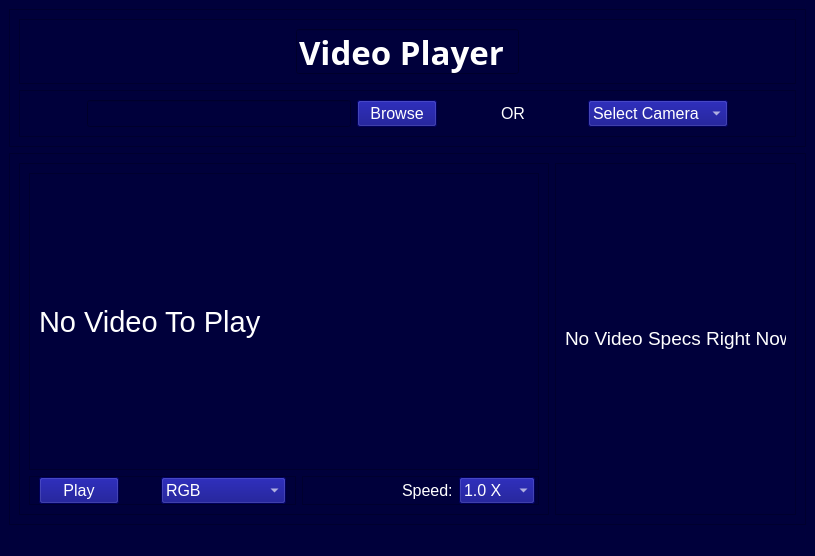
<?xml version="1.0" encoding="UTF-8"?>
<ui version="4.0">
 <class>VidPlayerMain</class>
 <widget class="QMainWindow" name="VidPlayerMain">
  <property name="geometry">
   <rect>
    <x>0</x>
    <y>0</y>
    <width>815</width>
    <height>556</height>
   </rect>
  </property>
  <property name="windowTitle">
   <string>Video Player</string>
  </property>
  <property name="styleSheet">
   <string notr="true">background-color: rgb(0, 0, 59);</string>
  </property>
  <property name="tabShape">
   <enum>QTabWidget::Rounded</enum>
  </property>
  <widget class="QWidget" name="centralwidget">
   <layout class="QVBoxLayout" name="verticalLayout">
    <item>
     <widget class="QFrame" name="frame">
      <property name="sizePolicy">
       <sizepolicy hsizetype="Preferred" vsizetype="Fixed">
        <horstretch>0</horstretch>
        <verstretch>0</verstretch>
       </sizepolicy>
      </property>
      <property name="frameShape">
       <enum>QFrame::StyledPanel</enum>
      </property>
      <property name="frameShadow">
       <enum>QFrame::Sunken</enum>
      </property>
      <property name="lineWidth">
       <number>5</number>
      </property>
      <property name="midLineWidth">
       <number>4</number>
      </property>
      <layout class="QVBoxLayout" name="verticalLayout_2">
       <item>
        <widget class="QFrame" name="frame_3">
         <property name="frameShape">
          <enum>QFrame::StyledPanel</enum>
         </property>
         <property name="frameShadow">
          <enum>QFrame::Raised</enum>
         </property>
         <layout class="QGridLayout" name="gridLayout">
          <item row="0" column="0">
           <widget class="QLineEdit" name="lineEdit">
            <property name="maximumSize">
             <size>
              <width>223</width>
              <height>45</height>
             </size>
            </property>
            <property name="font">
             <font>
              <family>MS Gothic</family>
              <pointsize>25</pointsize>
              <weight>75</weight>
              <bold>true</bold>
             </font>
            </property>
            <property name="styleSheet">
             <string notr="true">color: rgb(255, 255, 255);</string>
            </property>
            <property name="text">
             <string>Video Player</string>
            </property>
            <property name="readOnly">
             <bool>true</bool>
            </property>
           </widget>
          </item>
         </layout>
        </widget>
       </item>
       <item>
        <widget class="QFrame" name="inputframe">
         <property name="frameShape">
          <enum>QFrame::StyledPanel</enum>
         </property>
         <property name="frameShadow">
          <enum>QFrame::Raised</enum>
         </property>
         <property name="lineWidth">
          <number>10</number>
         </property>
         <property name="midLineWidth">
          <number>10</number>
         </property>
         <layout class="QHBoxLayout" name="horizontalLayout">
          <item>
           <spacer name="horizontalSpacer_3">
            <property name="orientation">
             <enum>Qt::Horizontal</enum>
            </property>
            <property name="sizeType">
             <enum>QSizePolicy::Expanding</enum>
            </property>
            <property name="sizeHint" stdset="0">
             <size>
              <width>40</width>
              <height>20</height>
             </size>
            </property>
           </spacer>
          </item>
          <item>
           <widget class="QLineEdit" name="txtBrowse">
            <property name="sizePolicy">
             <sizepolicy hsizetype="Fixed" vsizetype="Fixed">
              <horstretch>0</horstretch>
              <verstretch>0</verstretch>
             </sizepolicy>
            </property>
            <property name="minimumSize">
             <size>
              <width>264</width>
              <height>0</height>
             </size>
            </property>
            <property name="font">
             <font>
              <pointsize>12</pointsize>
             </font>
            </property>
            <property name="styleSheet">
             <string notr="true">color: rgb(255, 255, 255);</string>
            </property>
            <property name="text">
             <string/>
            </property>
            <property name="readOnly">
             <bool>true</bool>
            </property>
           </widget>
          </item>
          <item>
           <widget class="QPushButton" name="btnBrowse">
            <property name="font">
             <font>
              <pointsize>12</pointsize>
             </font>
            </property>
            <property name="autoFillBackground">
             <bool>false</bool>
            </property>
            <property name="styleSheet">
             <string notr="true">color: rgb(255, 255, 255);
background-color: rgb(0, 0, 127);</string>
            </property>
            <property name="text">
             <string>Browse</string>
            </property>
            <property name="default">
             <bool>false</bool>
            </property>
            <property name="flat">
             <bool>false</bool>
            </property>
           </widget>
          </item>
          <item>
           <spacer name="horizontalSpacer_2">
            <property name="orientation">
             <enum>Qt::Horizontal</enum>
            </property>
            <property name="sizeHint" stdset="0">
             <size>
              <width>40</width>
              <height>20</height>
             </size>
            </property>
           </spacer>
          </item>
          <item>
           <widget class="QLabel" name="label">
            <property name="font">
             <font>
              <pointsize>12</pointsize>
             </font>
            </property>
            <property name="styleSheet">
             <string notr="true">color: rgb(255, 255, 255);</string>
            </property>
            <property name="text">
             <string>OR</string>
            </property>
           </widget>
          </item>
          <item>
           <spacer name="horizontalSpacer">
            <property name="orientation">
             <enum>Qt::Horizontal</enum>
            </property>
            <property name="sizeHint" stdset="0">
             <size>
              <width>40</width>
              <height>20</height>
             </size>
            </property>
           </spacer>
          </item>
          <item>
           <widget class="QComboBox" name="cmbxCamera">
            <property name="sizePolicy">
             <sizepolicy hsizetype="Expanding" vsizetype="Preferred">
              <horstretch>0</horstretch>
              <verstretch>0</verstretch>
             </sizepolicy>
            </property>
            <property name="minimumSize">
             <size>
              <width>140</width>
              <height>0</height>
             </size>
            </property>
            <property name="font">
             <font>
              <pointsize>12</pointsize>
             </font>
            </property>
            <property name="styleSheet">
             <string notr="true">color: rgb(255, 255, 255);
background-color: rgb(0, 0, 127);</string>
            </property>
            <property name="currentIndex">
             <number>0</number>
            </property>
            <property name="modelColumn">
             <number>0</number>
            </property>
            <item>
             <property name="text">
              <string>Select Camera</string>
             </property>
            </item>
           </widget>
          </item>
          <item>
           <spacer name="horizontalSpacer_4">
            <property name="orientation">
             <enum>Qt::Horizontal</enum>
            </property>
            <property name="sizeType">
             <enum>QSizePolicy::Expanding</enum>
            </property>
            <property name="sizeHint" stdset="0">
             <size>
              <width>40</width>
              <height>20</height>
             </size>
            </property>
           </spacer>
          </item>
         </layout>
        </widget>
       </item>
      </layout>
     </widget>
    </item>
    <item>
     <widget class="QFrame" name="frame_2">
      <property name="frameShape">
       <enum>QFrame::StyledPanel</enum>
      </property>
      <property name="frameShadow">
       <enum>QFrame::Sunken</enum>
      </property>
      <layout class="QHBoxLayout" name="horizontalLayout_2">
       <item>
        <widget class="QFrame" name="frame_4">
         <property name="frameShape">
          <enum>QFrame::StyledPanel</enum>
         </property>
         <property name="frameShadow">
          <enum>QFrame::Sunken</enum>
         </property>
         <layout class="QGridLayout" name="gridLayout_2">
          <item row="0" column="0" colspan="2">
           <widget class="QFrame" name="frame_6">
            <property name="frameShape">
             <enum>QFrame::StyledPanel</enum>
            </property>
            <property name="frameShadow">
             <enum>QFrame::Sunken</enum>
            </property>
            <layout class="QHBoxLayout" name="horizontalLayout_6">
             <item>
              <widget class="QLabel" name="lblVideo">
               <property name="sizePolicy">
                <sizepolicy hsizetype="Preferred" vsizetype="Preferred">
                 <horstretch>0</horstretch>
                 <verstretch>0</verstretch>
                </sizepolicy>
               </property>
               <property name="font">
                <font>
                 <pointsize>22</pointsize>
                </font>
               </property>
               <property name="layoutDirection">
                <enum>Qt::LeftToRight</enum>
               </property>
               <property name="styleSheet">
                <string notr="true">color: rgb(255, 255, 255);</string>
               </property>
               <property name="text">
                <string>No Video To Play</string>
               </property>
               <property name="textFormat">
                <enum>Qt::AutoText</enum>
               </property>
              </widget>
             </item>
            </layout>
           </widget>
          </item>
          <item row="1" column="0">
           <widget class="QFrame" name="frame_7">
            <property name="frameShape">
             <enum>QFrame::StyledPanel</enum>
            </property>
            <property name="frameShadow">
             <enum>QFrame::Raised</enum>
            </property>
            <layout class="QHBoxLayout" name="horizontalLayout_5">
             <property name="topMargin">
              <number>0</number>
             </property>
             <property name="bottomMargin">
              <number>0</number>
             </property>
             <item>
              <widget class="QPushButton" name="btnPlay">
               <property name="sizePolicy">
                <sizepolicy hsizetype="Fixed" vsizetype="Fixed">
                 <horstretch>0</horstretch>
                 <verstretch>0</verstretch>
                </sizepolicy>
               </property>
               <property name="font">
                <font>
                 <pointsize>12</pointsize>
                </font>
               </property>
               <property name="autoFillBackground">
                <bool>false</bool>
               </property>
               <property name="styleSheet">
                <string notr="true">color: rgb(255, 255, 255);
background-color: rgb(0, 0, 127);</string>
               </property>
               <property name="text">
                <string>Play</string>
               </property>
               <property name="default">
                <bool>false</bool>
               </property>
               <property name="flat">
                <bool>false</bool>
               </property>
              </widget>
             </item>
             <item>
              <spacer name="horizontalSpacer_5">
               <property name="orientation">
                <enum>Qt::Horizontal</enum>
               </property>
               <property name="sizeHint" stdset="0">
                <size>
                 <width>40</width>
                 <height>20</height>
                </size>
               </property>
              </spacer>
             </item>
             <item>
              <widget class="QComboBox" name="cmbxFilter">
               <property name="sizePolicy">
                <sizepolicy hsizetype="Preferred" vsizetype="Fixed">
                 <horstretch>0</horstretch>
                 <verstretch>0</verstretch>
                </sizepolicy>
               </property>
               <property name="minimumSize">
                <size>
                 <width>111</width>
                 <height>27</height>
                </size>
               </property>
               <property name="maximumSize">
                <size>
                 <width>16777215</width>
                 <height>16777215</height>
                </size>
               </property>
               <property name="font">
                <font>
                 <pointsize>12</pointsize>
                </font>
               </property>
               <property name="styleSheet">
                <string notr="true">color: rgb(255, 255, 255);
background-color: rgb(0, 0, 127);</string>
               </property>
               <property name="currentIndex">
                <number>0</number>
               </property>
               <item>
                <property name="text">
                 <string>RGB</string>
                </property>
               </item>
               <item>
                <property name="text">
                 <string>Black &amp; White</string>
                </property>
               </item>
               <item>
                <property name="text">
                 <string>Gray Scale</string>
                </property>
               </item>
              </widget>
             </item>
            </layout>
           </widget>
          </item>
          <item row="1" column="1">
           <widget class="QFrame" name="frame_8">
            <property name="sizePolicy">
             <sizepolicy hsizetype="Preferred" vsizetype="Fixed">
              <horstretch>0</horstretch>
              <verstretch>0</verstretch>
             </sizepolicy>
            </property>
            <property name="frameShape">
             <enum>QFrame::StyledPanel</enum>
            </property>
            <property name="frameShadow">
             <enum>QFrame::Raised</enum>
            </property>
            <layout class="QHBoxLayout" name="horizontalLayout_3">
             <property name="leftMargin">
              <number>99</number>
             </property>
             <property name="topMargin">
              <number>0</number>
             </property>
             <property name="rightMargin">
              <number>3</number>
             </property>
             <property name="bottomMargin">
              <number>0</number>
             </property>
             <item>
              <widget class="QLabel" name="label_4">
               <property name="sizePolicy">
                <sizepolicy hsizetype="Fixed" vsizetype="Fixed">
                 <horstretch>0</horstretch>
                 <verstretch>0</verstretch>
                </sizepolicy>
               </property>
               <property name="font">
                <font>
                 <pointsize>12</pointsize>
                </font>
               </property>
               <property name="styleSheet">
                <string notr="true">color: rgb(255, 255, 255);</string>
               </property>
               <property name="text">
                <string>Speed:</string>
               </property>
              </widget>
             </item>
             <item>
              <widget class="QComboBox" name="cmbxSpeed">
               <property name="sizePolicy">
                <sizepolicy hsizetype="Fixed" vsizetype="Fixed">
                 <horstretch>0</horstretch>
                 <verstretch>0</verstretch>
                </sizepolicy>
               </property>
               <property name="font">
                <font>
                 <pointsize>12</pointsize>
                </font>
               </property>
               <property name="styleSheet">
                <string notr="true">color: rgb(255, 255, 255);
background-color: rgb(0, 0, 127);</string>
               </property>
               <property name="currentIndex">
                <number>4</number>
               </property>
               <item>
                <property name="text">
                 <string>2.0 X</string>
                </property>
               </item>
               <item>
                <property name="text">
                 <string>1.75 X</string>
                </property>
               </item>
               <item>
                <property name="text">
                 <string>1.5 X</string>
                </property>
               </item>
               <item>
                <property name="text">
                 <string>1.25 X</string>
                </property>
               </item>
               <item>
                <property name="text">
                 <string>1.0 X</string>
                </property>
               </item>
               <item>
                <property name="text">
                 <string>0.75 X</string>
                </property>
               </item>
               <item>
                <property name="text">
                 <string>0.5 X</string>
                </property>
               </item>
               <item>
                <property name="text">
                 <string>0.25 X</string>
                </property>
               </item>
              </widget>
             </item>
            </layout>
           </widget>
          </item>
         </layout>
        </widget>
       </item>
       <item>
        <widget class="QFrame" name="frame_5">
         <property name="sizePolicy">
          <sizepolicy hsizetype="Maximum" vsizetype="Preferred">
           <horstretch>0</horstretch>
           <verstretch>0</verstretch>
          </sizepolicy>
         </property>
         <property name="minimumSize">
          <size>
           <width>210</width>
           <height>0</height>
          </size>
         </property>
         <property name="maximumSize">
          <size>
           <width>16777215</width>
           <height>16777215</height>
          </size>
         </property>
         <property name="frameShape">
          <enum>QFrame::StyledPanel</enum>
         </property>
         <property name="frameShadow">
          <enum>QFrame::Sunken</enum>
         </property>
         <layout class="QHBoxLayout" name="horizontalLayout_4">
          <item>
           <widget class="QLabel" name="lblSpecs">
            <property name="sizePolicy">
             <sizepolicy hsizetype="Fixed" vsizetype="Fixed">
              <horstretch>0</horstretch>
              <verstretch>0</verstretch>
             </sizepolicy>
            </property>
            <property name="font">
             <font>
              <pointsize>14</pointsize>
             </font>
            </property>
            <property name="styleSheet">
             <string notr="true">color: rgb(255, 255, 255);</string>
            </property>
            <property name="text">
             <string>No Video Specs Right Now</string>
            </property>
           </widget>
          </item>
         </layout>
        </widget>
       </item>
      </layout>
     </widget>
    </item>
   </layout>
  </widget>
  <widget class="QStatusBar" name="statusbar"/>
 </widget>
 <resources/>
 <connections/>
</ui>
